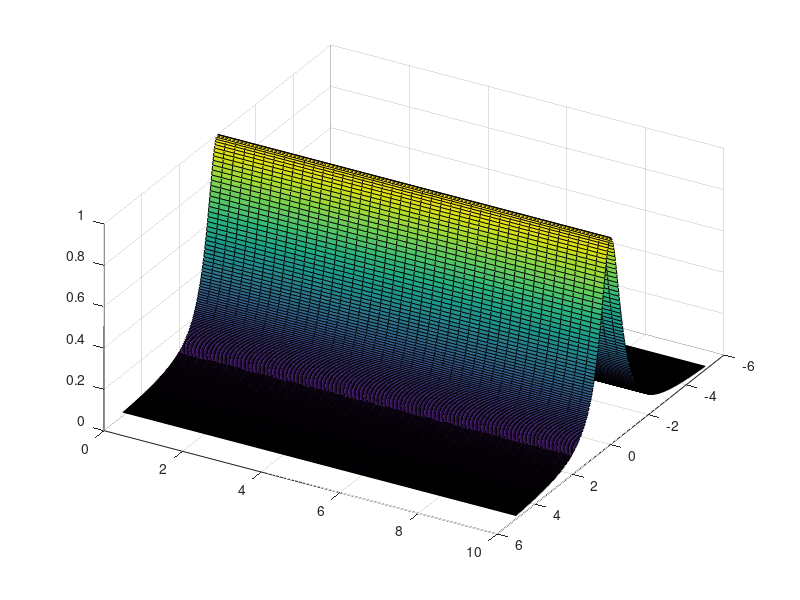

Source code (MATLAB):
clc
clear 
close all
%dI/dt = -(I*R-V)/L,I(0)=0

% sol=dsolve('DI = -(I*R-V)/L','I(0)=0');
x=linspace(-5,5,410);
y=linspace(0,10,41);
[X,Y] = meshgrid(x,y);
Z=1./(1+(X+0.5*X).^2);
surf(X,Y,Z);
view(120,45)
